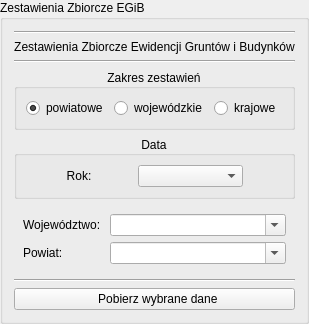
         <widget class="QgsCollapsibleGroupBox" name="egib_excel_groupBox">
          <property name="toolTip">
           <string/>
          </property>
          <property name="title">
           <string>Zestawienia Zbiorcze EGiB</string>
          </property>
          <property name="collapsed">
           <bool>true</bool>
          </property>
          <layout class="QVBoxLayout" name="verticalLayout_11">
           <item>
            <widget class="Line" name="line_29">
             <property name="orientation">
              <enum>Qt::Horizontal</enum>
             </property>
            </widget>
           </item>
           <item>
            <widget class="QLabel" name="label_47">
             <property name="text">
              <string>Zestawienia Zbiorcze Ewidencji Gruntów i Budynków</string>
             </property>
             <property name="alignment">
              <set>Qt::AlignCenter</set>
             </property>
            </widget>
           </item>
           <item>
            <widget class="Line" name="line_30">
             <property name="orientation">
              <enum>Qt::Horizontal</enum>
             </property>
            </widget>
           </item>
           <item>
            <widget class="QGroupBox" name="groupBox_12">
             <property name="title">
              <string>Zakres zestawień</string>
             </property>
             <property name="alignment">
              <set>Qt::AlignCenter</set>
             </property>
             <layout class="QHBoxLayout" name="horizontalLayout_13">
              <item alignment="Qt::AlignHCenter|Qt::AlignVCenter">
               <widget class="QRadioButton" name="powiat_egib_excel_rdbtn">
                <property name="text">
                 <string>powiatowe</string>
                </property>
                <property name="checked">
                 <bool>true</bool>
                </property>
               </widget>
              </item>
              <item alignment="Qt::AlignHCenter|Qt::AlignVCenter">
               <widget class="QRadioButton" name="wojew_egib_excel_rdbtn">
                <property name="text">
                 <string>wojewódzkie</string>
                </property>
               </widget>
              </item>
              <item alignment="Qt::AlignHCenter|Qt::AlignVCenter">
               <widget class="QRadioButton" name="kraj_egib_excel_rdbtn">
                <property name="text">
                 <string>krajowe</string>
                </property>
               </widget>
              </item>
             </layout>
            </widget>
           </item>
           <item>
            <widget class="QGroupBox" name="groupBox_13">
             <property name="title">
              <string>Data</string>
             </property>
             <property name="alignment">
              <set>Qt::AlignCenter</set>
             </property>
             <layout class="QHBoxLayout" name="horizontalLayout_14">
              <item>
               <spacer name="horizontalSpacer">
                <property name="orientation">
                 <enum>Qt::Horizontal</enum>
                </property>
                <property name="sizeType">
                 <enum>QSizePolicy::Preferred</enum>
                </property>
                <property name="sizeHint" stdset="0">
                 <size>
                  <width>0</width>
                  <height>0</height>
                 </size>
                </property>
               </spacer>
              </item>
              <item>
               <widget class="QLabel" name="label_24">
                <property name="sizePolicy">
                 <sizepolicy hsizetype="Preferred" vsizetype="Preferred">
                  <horstretch>0</horstretch>
                  <verstretch>0</verstretch>
                 </sizepolicy>
                </property>
                <property name="text">
                 <string>Rok:</string>
                </property>
                <property name="alignment">
                 <set>Qt::AlignCenter</set>
                </property>
               </widget>
              </item>
              <item>
               <widget class="QComboBox" name="egib_excel_dateEdit_comboBox"/>
              </item>
              <item>
               <spacer name="horizontalSpacer_2">
                <property name="orientation">
                 <enum>Qt::Horizontal</enum>
                </property>
                <property name="sizeType">
                 <enum>QSizePolicy::Preferred</enum>
                </property>
                <property name="sizeHint" stdset="0">
                 <size>
                  <width>40</width>
                  <height>20</height>
                 </size>
                </property>
               </spacer>
              </item>
             </layout>
            </widget>
           </item>
           <item>
            <widget class="QWidget" name="widget_5" native="true">
             <layout class="QFormLayout" name="formLayout_11">
              <item row="0" column="0">
               <widget class="QLabel" name="label_26">
                <property name="text">
                 <string>Województwo: </string>
                </property>
               </widget>
              </item>
              <item row="0" column="1">
               <widget class="QComboBox" name="egib_excel_wojewodztwo_cmbbx">
                <property name="editable">
                 <bool>true</bool>
                </property>
                <item>
                 <property name="text">
                  <string/>
                 </property>
                </item>
               </widget>
              </item>
              <item row="1" column="0">
               <widget class="QLabel" name="label_27">
                <property name="text">
                 <string>Powiat: </string>
                </property>
               </widget>
              </item>
              <item row="1" column="1">
               <widget class="QComboBox" name="egib_excel_powiat_cmbbx">
                <property name="editable">
                 <bool>true</bool>
                </property>
               </widget>
              </item>
             </layout>
            </widget>
           </item>
           <item>
            <widget class="Line" name="line_6">
             <property name="orientation">
              <enum>Qt::Horizontal</enum>
             </property>
            </widget>
           </item>
           <item>
            <widget class="QPushButton" name="egib_excel_selected_btn">
             <property name="text">
              <string>  Pobierz wybrane dane</string>
             </property>
            </widget>
           </item>
          </layout>
         </widget>
